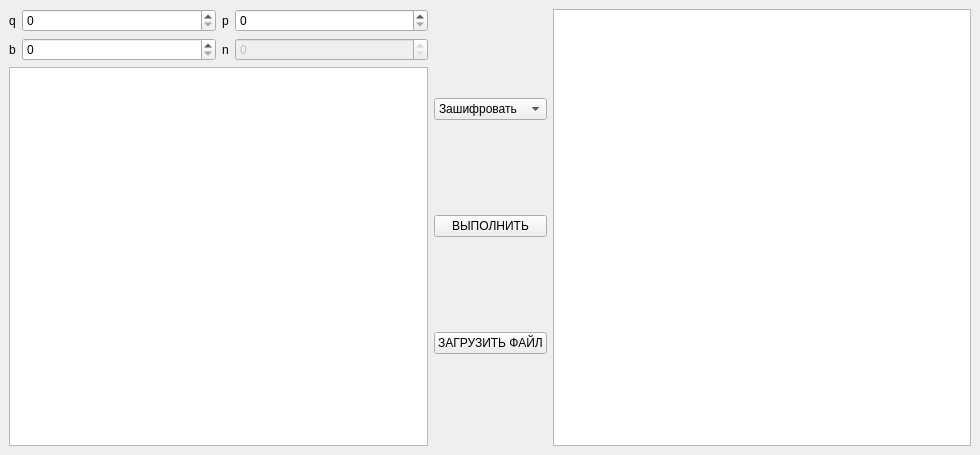
<?xml version="1.0" encoding="UTF-8"?>
<ui version="4.0">
 <class>MainWindow</class>
 <widget class="QMainWindow" name="MainWindow">
  <property name="geometry">
   <rect>
    <x>0</x>
    <y>0</y>
    <width>980</width>
    <height>455</height>
   </rect>
  </property>
  <property name="windowTitle">
   <string>MainWindow</string>
  </property>
  <property name="styleSheet">
   <string notr="true"/>
  </property>
  <widget class="QWidget" name="centralwidget">
   <layout class="QHBoxLayout" name="horizontalLayout_3">
    <item>
     <layout class="QVBoxLayout" name="verticalLayout">
      <item>
       <layout class="QHBoxLayout" name="horizontalLayout_2">
        <item>
         <widget class="QLabel" name="label">
          <property name="sizePolicy">
           <sizepolicy hsizetype="Maximum" vsizetype="Preferred">
            <horstretch>0</horstretch>
            <verstretch>0</verstretch>
           </sizepolicy>
          </property>
          <property name="text">
           <string>q</string>
          </property>
         </widget>
        </item>
        <item>
         <widget class="QSpinBox" name="spinBoxQ">
          <property name="maximum">
           <number>999999999</number>
          </property>
         </widget>
        </item>
        <item>
         <widget class="QLabel" name="label_2">
          <property name="sizePolicy">
           <sizepolicy hsizetype="Maximum" vsizetype="Preferred">
            <horstretch>0</horstretch>
            <verstretch>0</verstretch>
           </sizepolicy>
          </property>
          <property name="text">
           <string>p</string>
          </property>
         </widget>
        </item>
        <item>
         <widget class="QSpinBox" name="spinBoxP">
          <property name="maximum">
           <number>999999999</number>
          </property>
         </widget>
        </item>
       </layout>
      </item>
      <item>
       <layout class="QHBoxLayout" name="horizontalLayout">
        <item>
         <widget class="QLabel" name="label_3">
          <property name="sizePolicy">
           <sizepolicy hsizetype="Maximum" vsizetype="Preferred">
            <horstretch>0</horstretch>
            <verstretch>0</verstretch>
           </sizepolicy>
          </property>
          <property name="text">
           <string>b</string>
          </property>
         </widget>
        </item>
        <item>
         <widget class="QSpinBox" name="spinBoxB">
          <property name="maximum">
           <number>999999999</number>
          </property>
         </widget>
        </item>
        <item>
         <widget class="QLabel" name="label_4">
          <property name="sizePolicy">
           <sizepolicy hsizetype="Maximum" vsizetype="Preferred">
            <horstretch>0</horstretch>
            <verstretch>0</verstretch>
           </sizepolicy>
          </property>
          <property name="text">
           <string>n</string>
          </property>
         </widget>
        </item>
        <item>
         <widget class="QSpinBox" name="spinBoxN">
          <property name="enabled">
           <bool>false</bool>
          </property>
          <property name="maximum">
           <number>999999999</number>
          </property>
         </widget>
        </item>
       </layout>
      </item>
      <item>
       <widget class="QTextEdit" name="textEditM"/>
      </item>
     </layout>
    </item>
    <item>
     <layout class="QVBoxLayout" name="verticalLayout_2">
      <item>
       <widget class="QComboBox" name="CmbBox">
        <property name="editable">
         <bool>false</bool>
        </property>
        <property name="currentText">
         <string>Зашифровать</string>
        </property>
        <item>
         <property name="text">
          <string>Зашифровать</string>
         </property>
        </item>
        <item>
         <property name="text">
          <string>Дешифровать</string>
         </property>
        </item>
       </widget>
      </item>
      <item>
       <widget class="QPushButton" name="ButExec">
        <property name="text">
         <string>ВЫПОЛНИТЬ</string>
        </property>
       </widget>
      </item>
      <item>
       <widget class="QPushButton" name="ButFile">
        <property name="text">
         <string>ЗАГРУЗИТЬ ФАЙЛ</string>
        </property>
       </widget>
      </item>
     </layout>
    </item>
    <item>
     <widget class="QTextEdit" name="textEditC">
      <property name="readOnly">
       <bool>true</bool>
      </property>
     </widget>
    </item>
   </layout>
  </widget>
 </widget>
 <resources/>
 <connections/>
</ui>
